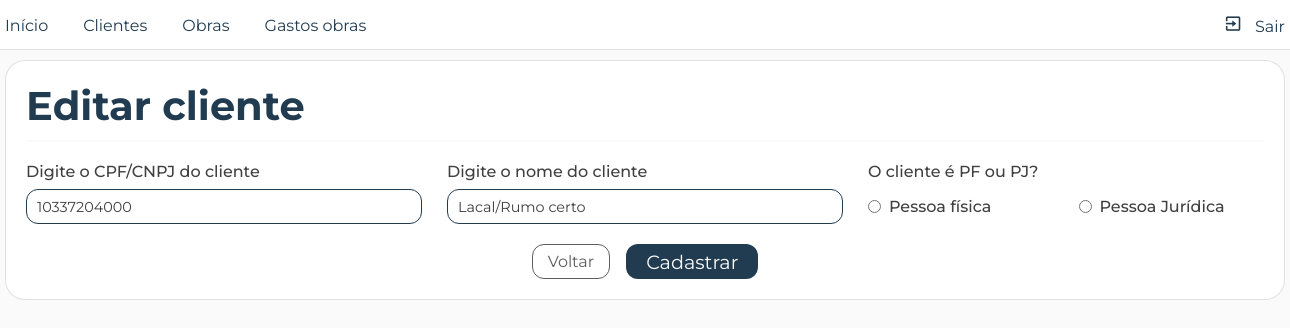
/pages/front/edits/editar_cliente.php?cpfCnpj=10337204000 (signed in), run on an earlier commit of the app's database.
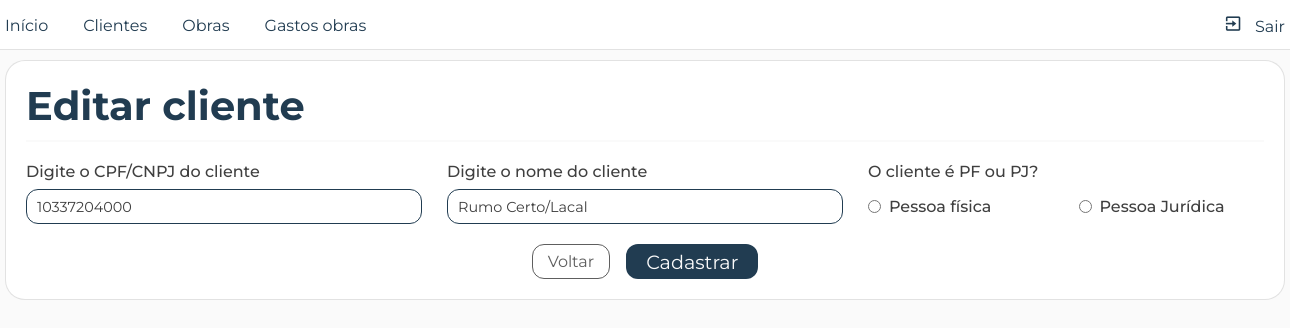
And on a later commit of the database.
### tables this page shows
CREATE TABLE `clientes` (
  `cpf_cnpj` varchar(20) NOT NULL,
  `nome` varchar(50) NOT NULL,
  `tipo_cliente` char(2) DEFAULT NULL
);

### pages/back/views/view_clientesdb.php (called while the page is built)
<?php
   require_once(__DIR__."/../../conexao/connection.php");
   require_once(__DIR__."/../utils.php");
   $cpfCnpj = $_GET['cpfCnpj'];
   try {
      $linha = selecionaPorKey(
                  $conn,
                  'clientes',
                  'cpf_cnpj',
                  $cpfCnpj
               );
   } catch(PDOException $erro) {
      echo "Não foi possível recuperar os dados do cliente";
      exit();
   }
?>

### pages/back/utils.php (called while the page is built, shortened)
<?php
   function selecionaPorKey($conn, $tabela, $coluna, $key) {
      $query = $conn->prepare("SELECT * FROM $tabela WHERE $tabela.$coluna = '$key'");
      $query->execute();
      if($query) {
         $dados = $query->fetch(PDO::FETCH_ASSOC);
         return $dados;
      }
   }
?>

### pages/front/edits/editar_cliente.php (the view, shortened to what this page needs)
<?php
   require_once(__DIR__."/../../back/views/view_clientesdb.php");
?>
<!DOCTYPE html>
<html lang="pt-br">
<head>
      <link rel="stylesheet" href="<?= BASE_URL; ?>css/reset.css">
      <link rel="stylesheet" href="<?= BASE_URL; ?>css/style.css">
      <link rel="stylesheet" href="<?= BASE_URL; ?>css/formsCadastros.css">
</head>
<body>
      <?php require_once(__DIR__."/../menu.php"); ?>
      <div class="container">
         <div class="card_formulario">
               <div class="row rowTitulo">
                  <h1>Editar cliente</h1>
               </div>
               <form action="<?= BASE_URL; ?>pages/back/edits/editar_clientesdb.php" method="POST">
                  <div class="row">
                     <div class="particao">
                        <label for="cpfCnpjCliente">Digite o CPF/CNPJ do cliente</label>
                        <input
                           type="text"
                           name="cpfCnpjCliente"
                           id="cpfCnpjCliente"
                           placeholder="Ex: 00.111.222/0001-33"
                           maxlength="14"
                           minlength="11"
                           value="<?= $linha['cpf_cnpj']; ?>"
                           required>
                     </div>
                     <div class="particao">
                        <label for="nomeCliente">Digite o nome do cliente</label>
                        <input
                           type="text"
                           name="nomeCliente"
                           id="nomeCliente"
                           placeholder="Ex: Matheus da Cruz Ferrucio"
                           value="<?= $linha['nome']; ?>"
                           required>
                     </div>
                     <div class="particao">
                        <label for="nomeCliente">O cliente é PF ou PJ?</label>
                        <div class="row">
                           <div class="particao inptRadio">
                              <input
                                 type="radio"
                                 name="tipoCliente"
                                 id="pf"
                                 value="pf"
                                 required>
                              <label for="pf">
                                 Pessoa física
                              </label>
                           </div>
                           <div class="particao inptRadio">
                              <input
                                 type="radio"
                                 name="tipoCliente"
                                 id="pj"
                                 value="pj"
                                 required>
                              <label for="pj">
                                 Pessoa Jurídica
                              </label>
                           </div>
                        </div>
                     </div>
                  </div>
                  <div class="row rowBtn">
                     <a href="<?= BASE_URL; ?>pages/front/listas/lista_clientes.php" class="btn voltar">Voltar</a>
                     <input type="submit" value="Cadastrar">
                  </div>
               </form>
            </div>
      </div>
</body>
</html>

What changed in the data, as far as the page shows it:
changed clientes id 10337204000: nomeCliente "Lacal/Rumo certo" → "Rumo Certo/Lacal"
